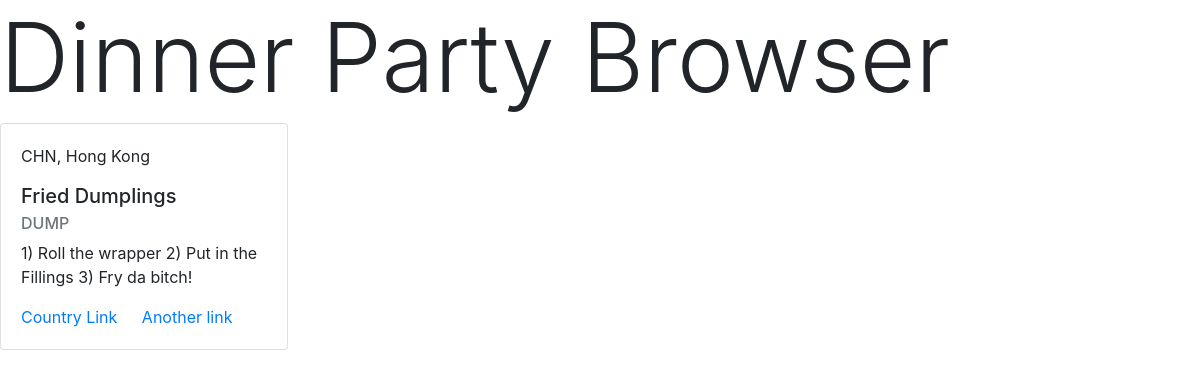
/browser/bycountry/CHN/, run on the app's committed database.
### browser/models.py (models this page shows, shortened)
class Recipe(models.Model):
    COUNTRY = [
        ('CDN', 'Canada'),
        ('CHN', 'China'),
        ('BZL', 'Brazil'),
        ('ITA', 'Italy'),
        ('USA', 'USA'),
    ]
    MAIN_TYPE = [
        ('NOOD', 'Noodle'),
        ('RICE', 'Rice'),
        ('DUMP', 'Dumpling'),
        ('BREA', 'Bread'),
        ('PIEE', 'Pie'),
    ]
    name = models.CharField(max_length=200)
    country = models.CharField(max_length=3, choices=COUNTRY)
    sub_region = models.CharField(max_length=100)
    main_type = models.CharField(max_length=4, choices=MAIN_TYPE)
    recipe_text = models.TextField(blank = True)

### browser/views.py (the view)
# urls.py: path('bycountry/<country>/', views.country),
def country(request, country):
    recipes = Recipe.objects.filter(country=country)
    context = {'recipes': recipes}
    return render(request, 'browser/allitems.html', context)

### browser/templates/browser/allitems.html (shortened to what this page needs)
<html lang="en">
    <head>
        <link rel="stylesheet" href="https://stackpath.bootstrapcdn.com/bootstrap/4.4.1/css/bootstrap.min.css">
    </head>
    <body>
        <h1 class="display-1">Dinner Party Browser</h1>
        {% for i in recipes %}
            <div class="card" style="width: 18rem;">
                <div class="card-body">
                <p> {{ i.country}}, {{ i.sub_region }}</p>
                <h5 class="card-title">{{ i.name }}</h5>
                <h6 class="card-subtitle mb-2 text-muted">{{ i.main_type }}</h6>
                <p class="card-text">{{ i.recipe_text|truncatechars:100 }}</p>
                <a href="#" class="card-link">Country Link</a>
                <a href="#" class="card-link">Another link</a>
                </div>
            </div>
        {% endfor %}
    </body>
</html>

### data on the page
Recipe: country "CHN", sub_region "Hong Kong", name "Fried Dumplings", main_type "DUMP", recipe_text "1) Roll the wrapper 2) Put in the Fillings 3) Fry da bitch!"
